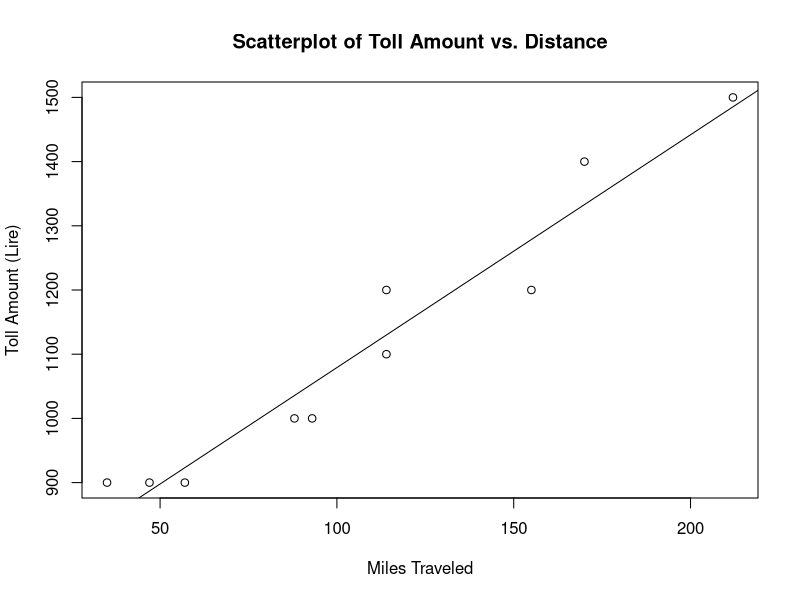

Write the R code that produced this figure.
# Toll Road Example 
# =================
toll <- 100*c(10,15,12,9,11,9,10,9,14,12)     # Vector of toll amounts
dist <- c(93,212,155,57,114,35,88,47,170,114) # Vector of distances traveled

plot(dist,toll,                               # Plot of toll amounts vs. distances
     xlab="Miles Traveled",                   # with x- and y-axis titles
     ylab="Toll Amount (Lire)",   
     main="Scatterplot of Toll Amount vs. Distance") # with overall title

cor(toll,dist)            # Compute correlation coef

reg.out <- lm(toll~dist)  # LS fit of toll amount on distance
summary(reg.out)          # Regression summary
abline(reg.out)           # Plot the regression line

